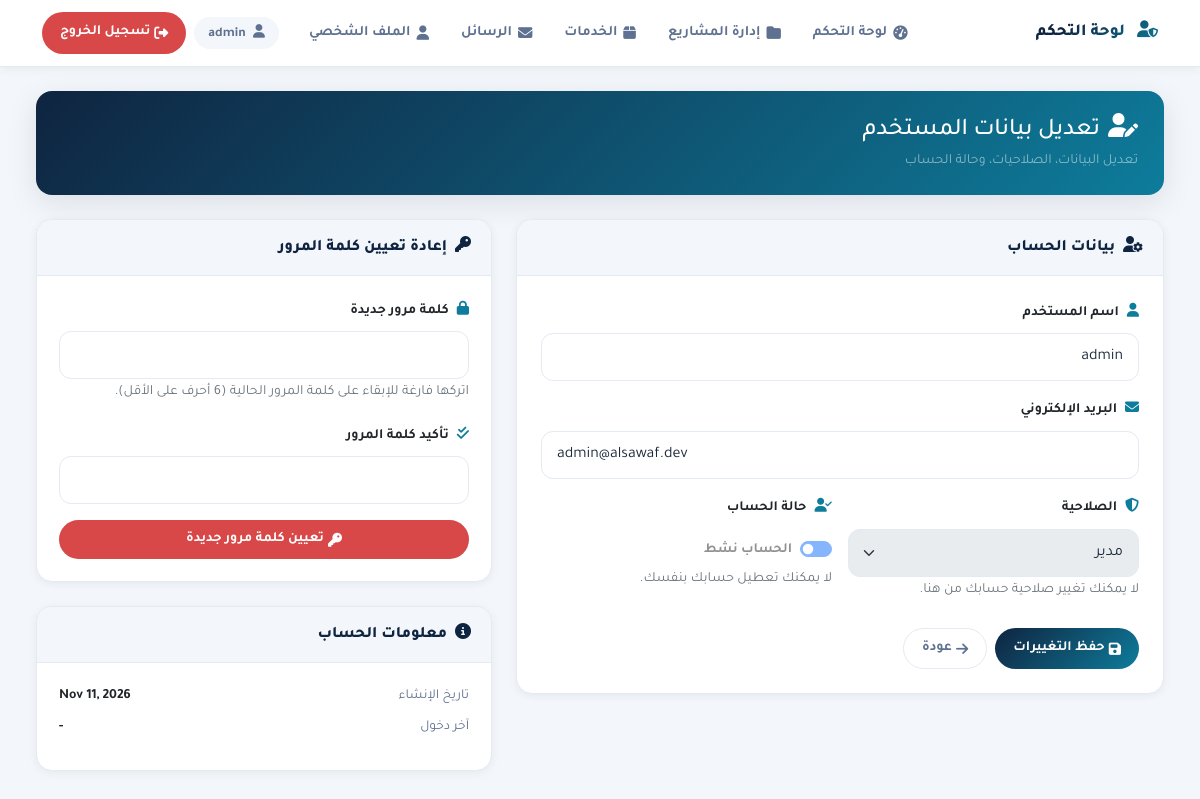
/admin/user_edit.php?id=1 (signed in), run on the app's committed database.
### tables this page shows
CREATE TABLE users (
    id INT AUTO_INCREMENT PRIMARY KEY,
    username VARCHAR(50) NOT NULL UNIQUE,
    email VARCHAR(100) NOT NULL UNIQUE,
    password_hash VARCHAR(255) NOT NULL,
    role ENUM('admin', 'user') DEFAULT 'user',
    is_active TINYINT(1) DEFAULT 1,
    last_login DATETIME NULL,
    created_at TIMESTAMP DEFAULT CURRENT_TIMESTAMP,
    updated_at TIMESTAMP DEFAULT CURRENT_TIMESTAMP ON UPDATE CURRENT_TIMESTAMP
);

### config/db.php (called while the page is built, shortened)
<?php
function h($data) {
    return htmlspecialchars($data, ENT_QUOTES, 'UTF-8');
}
function format_date($date, $format = 'M d, Y h:i A') {
    if (empty($date)) {
        return '-';
    }
    $timestamp = strtotime($date);
    return date($format, $timestamp);
}

### admin/user_edit.php (the view, shortened to what this page needs)
<?php
require_once __DIR__ . '/../config/db.php';
$target_id = (int)($_POST['user_id'] ?? $_GET['id'] ?? 0);
$target_user = null;
if ($target_id > 0) {
    $stmt = $pdo->prepare("SELECT * FROM users WHERE id = ?");
    $stmt->execute([$target_id]);
    $target_user = $stmt->fetch();
}
?>
<!DOCTYPE html>
<html lang="ar" dir="rtl">
<head>
    <link href="../assets/css/bootstrap.rtl.min.css" rel="stylesheet">
    <link rel="stylesheet" href="../assets/css/all.min.css">
    <link href="../assets/css/tajawal.css" rel="stylesheet">
    <link href='../assets/css/admin-theme.css' rel='stylesheet'>
</head>
<body>
<?php require_once __DIR__ . '/includes/header.php' ?>
    <div class="container max-width-max">
        <div class="page-header">
            <h1 class="h4 mb-1"><i class="fas fa-user-edit me-2"></i>تعديل بيانات المستخدم</h1>
            <div class="text-white-50 small">تعديل البيانات، الصلاحيات، وحالة الحساب</div>
        </div>
        <?php if (!$target_user): ?>
            <div class="card card-custom">
                <div class="card-body empty-state py-5">
                    <i class="fas fa-user-slash fa-3x text-primary-cyan mb-3"></i>
                    <div class="fw-bold">المستخدم غير موجود</div>
                    <a href="index.php" class="btn btn-outline-secondary btn-custom mt-3">
                        <i class="fas fa-arrow-right me-1"></i>العودة للوحة التحكم
                    </a>
                </div>
            </div>
        <?php else: ?>
            <?php
            $is_self = (int)$target_user['id'] === (int)$_SESSION['user_id'];
            $submitted_username = $_POST['username'] ?? $target_user['username'];
            $submitted_email = $_POST['email'] ?? $target_user['email'];
            $submitted_role = $_POST['role'] ?? $target_user['role'];
            $submitted_active = isset($_POST['is_active']) ? 1 : (int)$target_user['is_active'];
            ?>
            <div class="row g-4">
                <div class="col-12 col-lg-7">
                    <div class="card card-custom">
                        <div class="card-header">
                            <h6 class="mb-0"><i class="fas fa-user-cog me-2"></i>بيانات الحساب</h6>
                        </div>
                        <div class="card-body p-4">
                            <form action="user_edit.php" method="POST">
                                <div class="mb-3">
                                    <label class="form-label small fw-bold mb-2"><i class="fas fa-user me-2 text-primary-cyan"></i>اسم المستخدم</label>
                                    <input type="text" name="username" class="form-control form-control-custom"
                                           value="<?= h($submitted_username) ?>" required>
                                </div>
                                <div class="mb-3">
                                    <label class="form-label small fw-bold mb-2"><i class="fas fa-envelope me-2 text-primary-cyan"></i>البريد الإلكتروني</label>
                                    <input type="email" name="email" class="form-control form-control-custom"
                                           value="<?= h($submitted_email) ?>" required>
                                </div>
                                <div class="row g-3">
                                    <div class="col-12 col-md-6">
                                        <label class="form-label small fw-bold mb-2"><i class="fas fa-shield-alt me-2 text-primary-cyan"></i>الصلاحية</label>
                                        <select name="role" class="form-select form-select-custom" <?= $is_self ? 'disabled' : '' ?>>
                                            <option value="admin" <?= $submitted_role === 'admin' ? 'selected' : '' ?>>مدير</option>
                                        </select>
                                        <?php if ($is_self): ?>
                                            <small class="text-secondary">لا يمكنك تغيير صلاحية حسابك من هنا.</small>
                                        <?php endif; ?>
                                    </div>
                                    <div class="col-12 col-md-6">
                                        <label class="form-label small fw-bold mb-2"><i class="fas fa-user-check me-2 text-primary-cyan"></i>حالة الحساب</label>
                                        <div class="form-check form-switch mt-2">
                                            <input class="form-check-input" type="checkbox" name="is_active" id="is_active" value="1"
                                                   <?= $submitted_active ? 'checked' : '' ?> <?= $is_self ? 'disabled' : '' ?>>
                                            <label class="form-check-label small fw-bold" for="is_active">الحساب نشط</label>
                                        </div>
                                        <?php if ($is_self): ?>
                                            <small class="text-secondary">لا يمكنك تعطيل حسابك بنفسك.</small>
                                        <?php endif; ?>
                                    </div>
                                </div>
                                <div class="d-flex gap-2 mt-4 flex-wrap">
                                    <button type="submit" class="btn btn-primary-cyan btn-custom">
                                        <i class="fas fa-save me-1"></i>حفظ التغييرات
                                    </button>
                                    <a href="index.php" class="btn btn-outline-secondary btn-custom">
                                        <i class="fas fa-arrow-right me-1"></i>عودة
                                    </a>
                                </div>
                            </form>
                        </div>
                    </div>
                </div>
                <div class="col-12 col-lg-5">
                    <div class="card card-custom mb-4">
                        <div class="card-header">
                            <h6 class="mb-0"><i class="fas fa-key me-2"></i>إعادة تعيين كلمة المرور</h6>
                        </div>
                        <div class="card-body">
                            <form action="user_edit.php" method="POST">
                                <div class="mb-3">
                                    <label class="form-label small fw-bold mb-2"><i class="fas fa-lock me-2 text-primary-cyan"></i>كلمة مرور جديدة</label>
                                    <input type="password" name="new_password" class="form-control form-control-custom" autocomplete="new-password">
                                    <small class="text-secondary">اتركها فارغة للإبقاء على كلمة المرور الحالية (6 أحرف على الأقل).</small>
                                </div>
                                <div class="mb-3">
                                    <label class="form-label small fw-bold mb-2"><i class="fas fa-check-double me-2 text-primary-cyan"></i>تأكيد كلمة المرور</label>
                                    <input type="password" name="confirm_password" class="form-control form-control-custom" autocomplete="new-password">
                                </div>
                                <div class="d-grid">
                                    <button type="submit" class="btn btn-danger-custom btn-custom">
                                        <i class="fas fa-key me-1"></i>تعيين كلمة مرور جديدة
                                    </button>
                                </div>
                            </form>
                        </div>
                    </div>
                    <div class="card card-custom">
                        <div class="card-header">
                            <h6 class="mb-0"><i class="fas fa-info-circle me-2"></i>معلومات الحساب</h6>
                        </div>
                        <div class="card-body small">
                            <div class="d-flex justify-content-between mb-2">
                                <span class="info-label">تاريخ الإنشاء</span>
                                <span class="fw-bold"><?= h(format_date($target_user['created_at'] ?? '', 'M d, Y')) ?></span>
                            </div>
                            <div class="d-flex justify-content-between mb-2">
                                <span class="info-label">آخر دخول</span>
                                <span class="fw-bold"><?= h(format_date($target_user['last_login'] ?? '', 'M d, Y h:i A')) ?></span>
                            </div>
                        </div>
                    </div>
                </div>
            </div>
        <?php endif; ?>
    </div>
<?php require_once __DIR__ . '/includes/footer.php' ?>

### assets/css/admin-theme.css (style rules this page uses)
:root { --primary-navy: #0F2440; --secondary-slate: #FFFFFF; --accent-cyan: #0E7C9B; --accent-light: #E3F4F9; --accent-gold: #C8A15A; --bg-soft: #F3F6FA; --text-primary: #1B2A3B; --text-secondary: #5E7190; --border-soft: #E3EAF2; --success-green: #1E9E6A; --danger-red: #D94848; --warning-orange: #E59B3C; --shadow-sm: 0 2px 10px rgba(15, 36, 64, 0.06); --shadow-md: 0 8px 30px rgba(15, 36, 64, 0.10); --shadow-lg: 0 18px 50px rgba(15, 36, 64, 0.14); --radius: 16px; }
* { box-sizing: border-box; }
body { font-family: 'Tajawal', 'Cairo', sans-serif; background-color: var(--bg-soft); color: var(--text-primary); direction: rtl; line-height: 1.7; }
h1, h2, h3, h4, h5, h6 { font-family: 'Tajawal', 'Cairo', sans-serif; font-weight: 800; color: var(--primary-navy); }
a { text-decoration: none; }
.page-header { background: linear-gradient(135deg, var(--primary-navy) 0%, var(--accent-cyan) 100%); border-radius: var(--radius); padding: 22px 26px; margin-bottom: 24px; color: #ffffff; box-shadow: var(--shadow-md); }
.page-header h1, .page-header h6 { color: #ffffff; }
.card-custom { background: #ffffff; border: 1px solid var(--border-soft); border-radius: var(--radius); overflow: hidden; box-shadow: var(--shadow-sm); }
.card-custom .card-header { background: var(--bg-soft); border-bottom: 1px solid var(--border-soft); padding: 16px 20px; }
.card-custom .card-body { padding: 22px; }
.btn-custom { display: inline-flex; align-items: center; justify-content: center; padding: 9px 18px; border-radius: 999px; font-size: 0.875rem; font-weight: 600; transition: all 0.25s ease; }
.btn-primary, .btn-primary-cyan { background: linear-gradient(135deg, var(--primary-navy) 0%, var(--accent-cyan) 100%); color: #ffffff !important; border: none; }
.btn-outline-secondary { border: 1.5px solid var(--border-soft); color: var(--text-secondary); }
.form-control-custom, .form-select-custom { background-color: #ffffff; border: 1.5px solid var(--border-soft); color: var(--text-primary); border-radius: 12px; padding: 11px 15px; transition: all 0.25s ease; }
.info-label { color: var(--text-secondary); font-size: 0.85rem; }
.text-primary-cyan { color: var(--accent-cyan) !important; }
.max-width-max { max-width: 100%; }
.btn-danger-custom { background: var(--danger-red); color: #ffffff !important; border-radius: 999px; font-weight: 600; border: none; transition: all 0.25s ease; }

### data on the page
users: username "admin", email "admin@alsawaf.dev", role "مدير", is_active "☑", created_at "Nov 11, 2026", last_login "-"

### other printed values
$_SESSION['username'] "admin"
